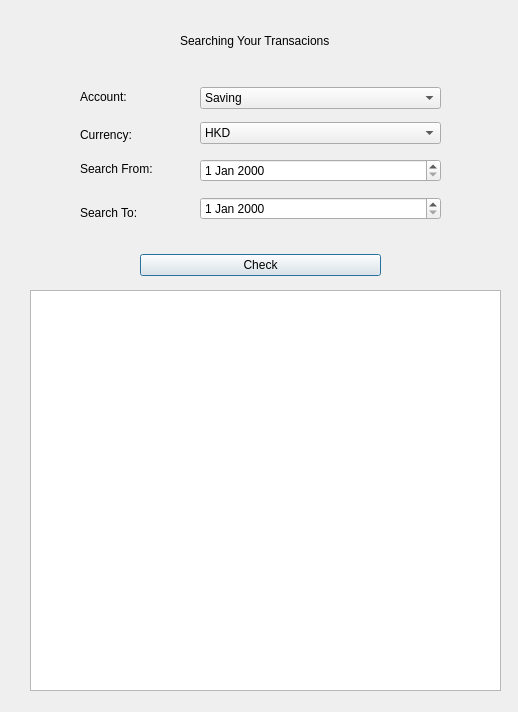
<?xml version="1.0" encoding="UTF-8"?>
<ui version="4.0">
 <class>Searching</class>
 <widget class="QDialog" name="Searching">
  <property name="geometry">
   <rect>
    <x>0</x>
    <y>0</y>
    <width>518</width>
    <height>712</height>
   </rect>
  </property>
  <property name="windowTitle">
   <string>Searching</string>
  </property>
  <widget class="QWidget" name="gridLayoutWidget">
   <property name="geometry">
    <rect>
     <x>80</x>
     <y>150</y>
     <width>121</width>
     <height>81</height>
    </rect>
   </property>
   <layout class="QGridLayout" name="gridLayout_Daychoosing">
    <item row="2" column="0">
     <widget class="QLabel" name="label_Search_To">
      <property name="text">
       <string>Search To:</string>
      </property>
     </widget>
    </item>
    <item row="1" column="0">
     <widget class="QLabel" name="label_Search_From">
      <property name="text">
       <string>Search From:</string>
      </property>
     </widget>
    </item>
   </layout>
  </widget>
  <widget class="QWidget" name="gridLayoutWidget_2">
   <property name="geometry">
    <rect>
     <x>80</x>
     <y>80</y>
     <width>121</width>
     <height>71</height>
    </rect>
   </property>
   <layout class="QGridLayout" name="gridLayout_Acchoosing">
    <item row="0" column="0">
     <widget class="QLabel" name="label_Account">
      <property name="text">
       <string>Account:</string>
      </property>
     </widget>
    </item>
    <item row="1" column="0">
     <widget class="QLabel" name="label_Currency">
      <property name="text">
       <string>Currency:</string>
      </property>
     </widget>
    </item>
   </layout>
  </widget>
  <widget class="QWidget" name="gridLayoutWidget_3">
   <property name="geometry">
    <rect>
     <x>200</x>
     <y>80</y>
     <width>241</width>
     <height>71</height>
    </rect>
   </property>
   <layout class="QGridLayout" name="gridLayout_AC">
    <item row="1" column="0">
     <widget class="QComboBox" name="comboBox_Account">
      <item>
       <property name="text">
        <string>Saving</string>
       </property>
      </item>
      <item>
       <property name="text">
        <string>Current</string>
       </property>
      </item>
     </widget>
    </item>
    <item row="2" column="0">
     <widget class="QComboBox" name="comboBox_Currency">
      <item>
       <property name="text">
        <string>HKD</string>
       </property>
      </item>
      <item>
       <property name="text">
        <string>USD</string>
       </property>
      </item>
      <item>
       <property name="text">
        <string>RMB</string>
       </property>
      </item>
     </widget>
    </item>
   </layout>
  </widget>
  <widget class="QWidget" name="gridLayoutWidget_4">
   <property name="geometry">
    <rect>
     <x>200</x>
     <y>150</y>
     <width>241</width>
     <height>81</height>
    </rect>
   </property>
   <layout class="QGridLayout" name="gridLayout_DAY">
    <item row="0" column="0">
     <widget class="QDateEdit" name="dateEdit_Search_From"/>
    </item>
    <item row="1" column="0">
     <widget class="QDateEdit" name="dateEdit_Search_To"/>
    </item>
   </layout>
  </widget>
  <widget class="QWidget" name="verticalLayoutWidget">
   <property name="geometry">
    <rect>
     <x>180</x>
     <y>20</y>
     <width>171</width>
     <height>41</height>
    </rect>
   </property>
   <layout class="QVBoxLayout" name="verticalLayout">
    <item>
     <widget class="QLabel" name="label_SYT">
      <property name="text">
       <string>Searching Your Transacions</string>
      </property>
     </widget>
    </item>
   </layout>
  </widget>
  <widget class="QWidget" name="gridLayoutWidget_5">
   <property name="geometry">
    <rect>
     <x>140</x>
     <y>250</y>
     <width>241</width>
     <height>31</height>
    </rect>
   </property>
   <layout class="QGridLayout" name="gridLayout_CHECK">
    <item row="0" column="0">
     <widget class="QPushButton" name="pushButton_CHECK">
      <property name="text">
       <string>Check</string>
      </property>
     </widget>
    </item>
   </layout>
  </widget>
  <widget class="QTextBrowser" name="textBrowser">
   <property name="geometry">
    <rect>
     <x>30</x>
     <y>290</y>
     <width>471</width>
     <height>401</height>
    </rect>
   </property>
  </widget>
 </widget>
 <resources/>
 <connections/>
</ui>
